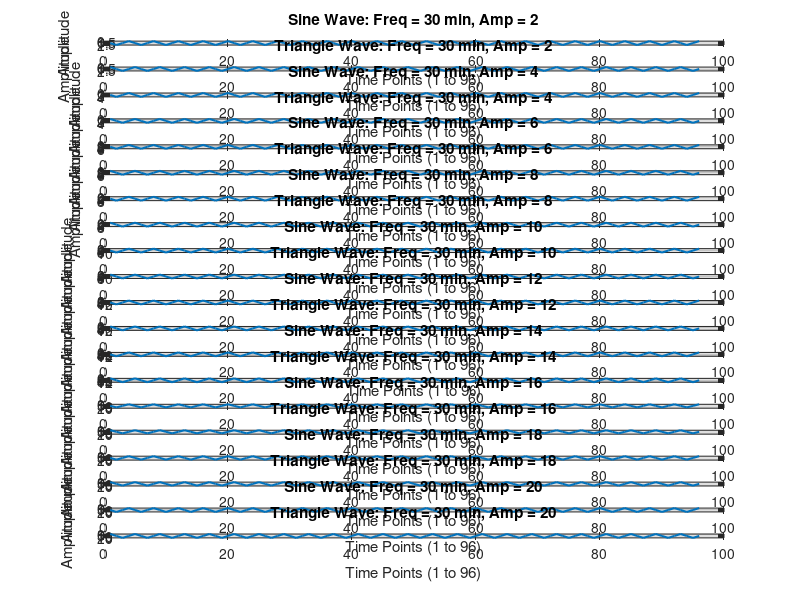

Here is the MATLAB script that generated this plot:
% 参数定义
frequencies = [30, 60, 240, 720, 1440]; % 频率（单位：分钟），最小频率为30分钟
amplitudes = 2:2:20; % 幅值（以2为步长，从2到20）
duty_cycles = 0.2:0.2:1; % 占空比（以20%为步长，从20%到100%）

% 时间定义
num_points = 96; % 96个点
t = 1:num_points; % 时间向量（从1到96）

% 初始化存储所有波形的数组
num_frequencies = length(frequencies);
num_amplitudes = length(amplitudes);
num_duty_cycles = length(duty_cycles);
num_waveforms = num_frequencies * num_amplitudes * (2 + num_duty_cycles); % 正弦波+三角波+方波
waveform_data = zeros(num_waveforms, num_points); % 存储波形数据
waveform_info = cell(num_waveforms, 4); % 存储波形信息：[类型, 频率, 幅值, 占空比]

% 生成正弦波和三角波
waveform_index = 1;
for freq = frequencies
    for amp = amplitudes
        % 计算每个频率对应的周期点数
        points_per_period = freq / 15; % 每个周期的点数（15分钟为时间粒度）
        
        % 正弦波（上移，确保最小值为0，最大值为幅值）
        sine_wave = amp * (sin(2 * pi * (t - 1) / points_per_period) + 1) / 2;
        waveform_data(waveform_index, :) = sine_wave;
        waveform_info{waveform_index, 1} = 'Sine';
        waveform_info{waveform_index, 2} = freq;
        waveform_info{waveform_index, 3} = amp;
        waveform_info{waveform_index, 4} = NaN; % 占空比不适用
        waveform_index = waveform_index + 1;
        
        % 三角波（上移，确保最小值为0，最大值为幅值）
        triangle_wave = amp * (sawtooth(2 * pi * (t - 1) / points_per_period, 0.5) + 1) / 2;
        waveform_data(waveform_index, :) = triangle_wave;
        waveform_info{waveform_index, 1} = 'Triangle';
        waveform_info{waveform_index, 2} = freq;
        waveform_info{waveform_index, 3} = amp;
        waveform_info{waveform_index, 4} = NaN; % 占空比不适用
        waveform_index = waveform_index + 1;
    end
end

% 生成方波
for freq = frequencies
    for amp = amplitudes
        for duty = duty_cycles
            % 计算每个频率对应的周期点数
            points_per_period = freq / 15; % 每个周期的点数（15分钟为时间粒度）
            
            % 方波（调整到0到幅值范围）
            square_wave = amp * (square(2 * pi * (t - 1) / points_per_period, duty * 100) + 1) / 2;
            waveform_data(waveform_index, :) = square_wave;
            waveform_info{waveform_index, 1} = 'Square';
            waveform_info{waveform_index, 2} = freq;
            waveform_info{waveform_index, 3} = amp;
            waveform_info{waveform_index, 4} = duty; % 占空比
            waveform_index = waveform_index + 1;
        end
    end
end

% 输出波形数量
fprintf('Total waveforms generated: %d\n', waveform_index - 1);

% 示例：绘制前5个波形
figure;
for i = 1:20
    subplot(20, 1, i);
    plot(t, waveform_data(i+20, :), 'LineWidth', 1.5);
    title(sprintf('%s Wave: Freq = %d min, Amp = %d', ...
        waveform_info{i, 1}, waveform_info{i, 2}, waveform_info{i, 3}));
    xlabel('Time Points (1 to 96)');
    ylabel('Amplitude');
    grid on;
end
